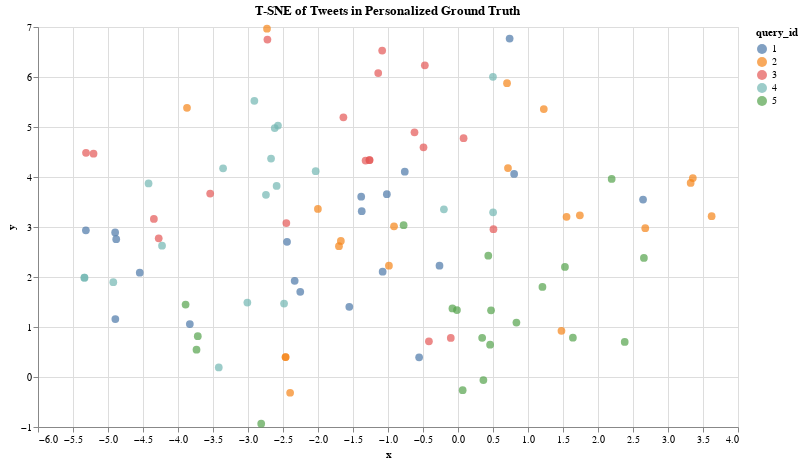

The notebook cell saved with this chart:
### Code cell
scatter_plot = alt.Chart(df_personalized_plot).mark_circle(size=60).encode(
    x='x',
    y='y',
    color='query_id:N',
    tooltip=['docId', 'query_id']
).properties(
    width=700,
    height=400,
    title='T-SNE of Tweets in Personalized Ground Truth'
)

scatter_plot.display()

### Figure 1 — Vega-Lite specification as saved in the notebook (floating-point values rounded to 4 significant figures)
{"config": {"view": {"continuousWidth": 300, "continuousHeight": 300}}, "data": {"name": "data-c44726af2a997bc34ffaa890a642d914"}, "mark": {"type": "circle", "size": 60}, "encoding": {"color": {"field": "query_id", "type": "nominal"}, "tooltip": [{"field": "docId", "type": "nominal"}, {"field": "query_id", "type": "quantitative"}], "x": {"field": "x", "type": "quantitative"}, "y": {"field": "y", "type": "quantitative"}}, "height": 400, "title": "T-SNE of Tweets in Personalized Ground Truth", "width": 700, "$schema": "https://vega.github.io/schema/vega-lite/v5.20.1.json", "datasets": {"data-c44726af2a997bc34ffaa890a642d914": [{"x": -1.637, "y": 5.193, "docId": "doc_11", "query_id": 3.0}, {"x": -2.253, "y": 1.704, "docId": "doc_17", "query_id": 1.0}, {"x": -2.442, "y": 2.703, "docId": "doc_52", "query_id": 1.0}, {"x": 1.741, "y": 3.233, "docId": "doc_59", "query_id": 2.0}, {"x": -2.463, "y": 0.398, "docId": "doc_61", "query_id": 2.0}, {"x": -2.463, "y": 0.398, "docId": "doc_74", "query_id": 2.0}, {"x": -0.6215, "y": 4.894, "docId": "doc_77", "query_id": 3.0}, {"x": -4.546, "y": 2.086, "docId": "doc_79", "query_id": 1.0}, {"x": -0.9867, "y": 2.227, "docId": "doc_86", "query_id": 2.0}, {"x": -3.872, "y": 5.384, "docId": "doc_140", "query_id": 2.0}, {"x": -0.7604, "y": 4.105, "docId": "doc_159", "query_id": 1.0}, {"x": -1.076, "y": 2.107, "docId": "doc_252", "query_id": 1.0}, {"x": -1.375, "y": 3.316, "docId": "doc_259", "query_id": 1.0}, {"x": 3.355, "y": 3.978, "docId": "doc_333", "query_id": 2.0}, {"x": -4.898, "y": 2.892, "docId": "doc_422", "query_id": 1.0}, {"x": -0.914, "y": 3.015, "docId": "doc_487", "query_id": 2.0}, {"x": 3.623, "y": 3.216, "docId": "doc_490", "query_id": 2.0}, {"x": -2.671, "y": 4.368, "docId": "doc_560", "query_id": 4.0}, {"x": 0.7139, "y": 4.178, "docId": "doc_671", "query_id": 2.0}, {"x": 1.551, "y": 3.203, "docId": "doc_678", "query_id": 2.0}, {"x": 3.324, "y": 3.881, "docId": "doc_825", "query_id": 2.0}, {"x": -2.398, "y": -0.315, "docId": "doc_832", "query_id": 2.0}, {"x": -2.909, "y": 5.523, "docId": "doc_861", "query_id": 4.0}, {"x": -2.033, "y": 4.115, "docId": "doc_876", "query_id": 4.0}, {"x": -2.729, "y": 6.966, "docId": "doc_913", "query_id": 2.0}, {"x": -0.5553, "y": 0.394, "docId": "doc_946", "query_id": 1.0}, {"x": -1.701, "y": 2.616, "docId": "doc_1032", "query_id": 2.0}, {"x": -2.001, "y": 3.362, "docId": "doc_1102", "query_id": 2.0}, {"x": 0.7003, "y": 5.876, "docId": "doc_1144", "query_id": 2.0}, {"x": -1.553, "y": 1.404, "docId": "doc_1185", "query_id": 1.0}, {"x": 2.675, "y": 2.976, "docId": "doc_1250", "query_id": 2.0}, {"x": -1.016, "y": 3.656, "docId": "doc_1288", "query_id": 1.0}, {"x": -1.673, "y": 2.722, "docId": "doc_1304", "query_id": 2.0}, {"x": 1.226, "y": 5.359, "docId": "doc_1308", "query_id": 2.0}, {"x": 1.478, "y": 0.923, "docId": "doc_1359", "query_id": 2.0}, {"x": 0.8019, "y": 4.061, "docId": "doc_1601", "query_id": 1.0}, {"x": -2.333, "y": 1.923, "docId": "doc_1666", "query_id": 1.0}, {"x": -5.337, "y": 1.987, "docId": "doc_2824", "query_id": 4.0}, {"x": -5.337, "y": 1.987, "docId": "doc_2916", "query_id": 4.0}, {"x": -2.591, "y": 3.82, "docId": "doc_3273", "query_id": 4.0}, {"x": -2.572, "y": 5.028, "docId": "doc_3345", "query_id": 4.0}, {"x": -4.421, "y": 3.872, "docId": "doc_3417", "query_id": 4.0}, {"x": -4.924, "y": 1.897, "docId": "doc_3478", "query_id": 4.0}, {"x": -4.228, "y": 2.627, "docId": "doc_3493", "query_id": 4.0}, {"x": -2.744, "y": 3.644, "docId": "doc_3509", "query_id": 4.0}, {"x": -3.356, "y": 4.174, "docId": "doc_3643", "query_id": 4.0}, {"x": -2.618, "y": 4.98, "docId": "doc_3842", "query_id": 4.0}, {"x": -0.4927, "y": 4.595, "docId": "doc_13289", "query_id": 3.0}, {"x": -4.345, "y": 3.161, "docId": "doc_13440", "query_id": 3.0}, {"x": 0.07974, "y": 4.776, "docId": "doc_13567", "query_id": 3.0}, {"x": -0.4155, "y": 0.7137, "docId": "doc_13604", "query_id": 3.0}, {"x": -5.314, "y": 4.484, "docId": "doc_13608", "query_id": 3.0}, {"x": -2.452, "y": 3.079, "docId": "doc_13677", "query_id": 3.0}, {"x": 0.5065, "y": 2.955, "docId": "doc_13719", "query_id": 3.0}, {"x": -5.207, "y": 4.467, "docId": "doc_13744", "query_id": 3.0}, {"x": -4.276, "y": 2.773, "docId": "doc_18852", "query_id": 3.0}, {"x": -3.54, "y": 3.669, "docId": "doc_19241", "query_id": 3.0}, {"x": -1.083, "y": 6.528, "docId": "doc_20968", "query_id": 3.0}, {"x": -1.32, "y": 4.328, "docId": "doc_21064", "query_id": 3.0}, {"x": -1.264, "y": 4.34, "docId": "doc_21508", "query_id": 3.0}, {"x": -1.264, "y": 4.34, "docId": "doc_21859", "query_id": 3.0}, {"x": -2.723, "y": 6.75, "docId": "doc_22332", "query_id": 3.0}, {"x": -0.103, "y": 0.7816, "docId": "doc_22433", "query_id": 3.0}, {"x": -1.14, "y": 6.079, "docId": "doc_22474", "query_id": 3.0}, {"x": -3.831, "y": 1.06, "docId": "doc_23911", "query_id": 1.0}, {"x": -4.895, "y": 1.159, "docId": "doc_23987", "query_id": 1.0}, {"x": 0.7376, "y": 6.769, "docId": "doc_24068", "query_id": 1.0}, {"x": -0.4737, "y": 6.235, "docId": "doc_24074", "query_id": 3.0}, {"x": -0.2643, "y": 2.227, "docId": "doc_24103", "query_id": 1.0}, {"x": -1.383, "y": 3.606, "docId": "doc_24105", "query_id": 1.0}, {"x": -4.883, "y": 2.755, "docId": "doc_24255", "query_id": 1.0}, {"x": -5.316, "y": 2.934, "docId": "doc_24587", "query_id": 1.0}, {"x": 2.644, "y": 3.548, "docId": "doc_24638", "query_id": 1.0}, {"x": -0.01472, "y": 1.338, "docId": "doc_31029", "query_id": 5.0}, {"x": 0.3452, "y": 0.7832, "docId": "doc_31050", "query_id": 5.0}, {"x": -0.07948, "y": 1.372, "docId": "doc_31066", "query_id": 5.0}, {"x": 0.3627, "y": -0.06101, "docId": "doc_31082", "query_id": 5.0}, {"x": 1.206, "y": 1.8, "docId": "doc_31257", "query_id": 5.0}, {"x": 0.8345, "y": 1.089, "docId": "doc_31302", "query_id": 5.0}, {"x": 1.641, "y": 0.7864, "docId": "doc_31476", "query_id": 5.0}, {"x": 0.4721, "y": 1.334, "docId": "doc_31537", "query_id": 5.0}, {"x": 0.4587, "y": 0.6455, "docId": "doc_31565", "query_id": 5.0}, {"x": 0.06651, "y": -0.2642, "docId": "doc_31626", "query_id": 5.0}, {"x": -3.717, "y": 0.8154, "docId": "doc_31766", "query_id": 5.0}, {"x": 0.4328, "y": 2.425, "docId": "doc_31802", "query_id": 5.0}, {"x": 2.382, "y": 0.7003, "docId": "doc_31821", "query_id": 5.0}, {"x": 2.656, "y": 2.381, "docId": "doc_31851", "query_id": 5.0}, {"x": 2.195, "y": 3.96, "docId": "doc_31899", "query_id": 5.0}, {"x": 1.528, "y": 2.201, "docId": "doc_31942", "query_id": 5.0}, {"x": -3.736, "y": 0.5461, "docId": "doc_32027", "query_id": 5.0}, {"x": -2.811, "y": -0.9342, "docId": "doc_32078", "query_id": 5.0}, {"x": -3.891, "y": 1.45, "docId": "doc_32145", "query_id": 5.0}, {"x": -0.7769, "y": 3.037, "docId": "doc_32203", "query_id": 5.0}, {"x": -2.485, "y": 1.468, "docId": "doc_32872", "query_id": 4.0}, {"x": 0.5016, "y": 3.294, "docId": "doc_32881", "query_id": 4.0}, {"x": -0.2015, "y": 3.355, "docId": "doc_32885", "query_id": 4.0}, {"x": 0.4993, "y": 6.003, "docId": "doc_32902", "query_id": 4.0}, {"x": -3.418, "y": 0.1913, "docId": "doc_33011", "query_id": 4.0}, {"x": -3.009, "y": 1.489, "docId": "doc_33107", "query_id": 4.0}]}}
